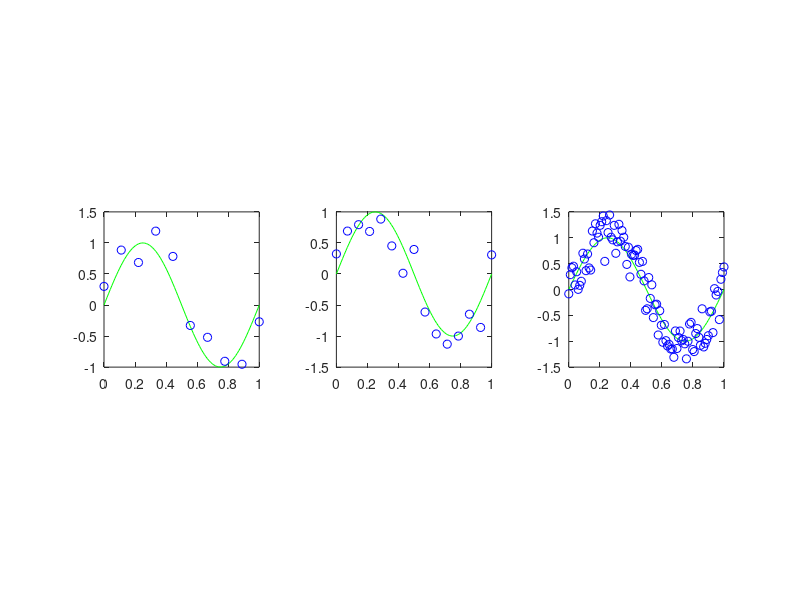

The MATLAB source for this figure:
clc;
clear;

load data10.txt;
load data15.txt;
load data100.txt;

subplot(1,3,1);
x=linspace(0,1,100)';
y=sin(2*pi*x);
plot(x,y,'g');
hold on;
plot(data10(:,1),data10(:,2),'ob');
axis square;

subplot(1,3,2);
x=linspace(0,1,100)';
y=sin(2*pi*x);
plot(x,y,'g');
hold on;
plot(data15(:,1),data15(:,2),'ob');
axis square;

subplot(1,3,3);
x=linspace(0,1,100)';
y=sin(2*pi*x);
plot(x,y,'g');
hold on;
plot(data100(:,1),data100(:,2),'ob');
axis square;

